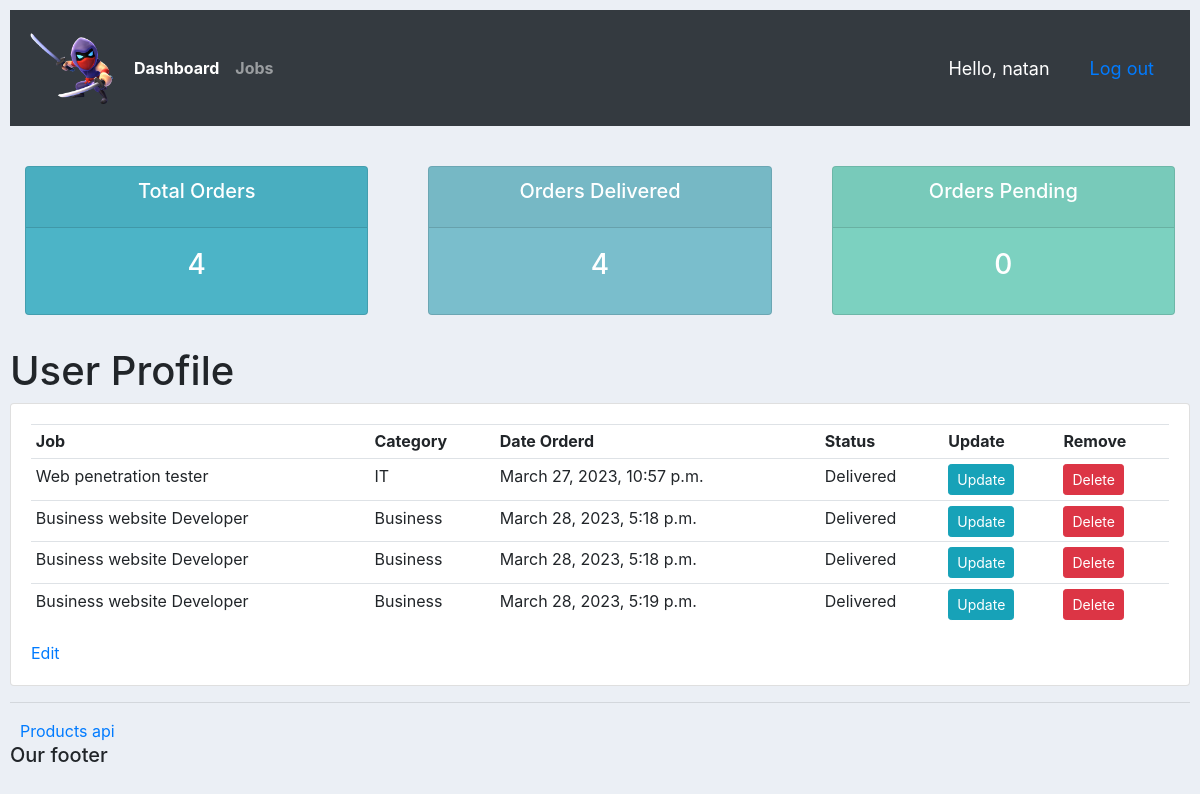
Page /profile/ (signed in) on the committed database.
### accounts/models.py (models this page shows, shortened)
class Order(models.Model):
    STATUS = (
        ('Pending','Pending'),
        ('Out for delivery','Out for delivery'),
        ('Delivered','Delivered'),
    )
    customer = models.ForeignKey(Customer, null=True, on_delete=models.SET_NULL)
    job = models.ForeignKey(job, null=True, on_delete=models.SET_NULL)
    status = models.CharField(max_length=200,null=True,choices=STATUS)
    date_created = models.DateTimeField(auto_now_add=True, null=True)

class job(models.Model):
    CATEGORY = (
        ('IT','IT'),
        ('Business','Business'),
        ('Marketing','Marketing'),
    )
    name = models.CharField(max_length=200, null=True)
    price = models.FloatField(null=True)
    category = models.CharField(max_length=200, null=True,choices=CATEGORY)
    description = models.CharField(max_length=200, null=True, blank=True)
    date_created = models.DateTimeField(auto_now_add=True, null=True)
    tags = models.ManyToManyField(Tag)
    def __str__(self) -> str:
        return self.name

### accounts/decorators.py (the view)
        def wrapperr_func(request, *args,**kwargs):
            group = None
            if request.user.groups.exists():
                group = request.user.groups.all()[0].name
            if group in allowed_roles:
                return view_func(request, *args,**kwargs)
            else:
                return HttpResponse("You are not authorized!")

### accounts/views.py (called while the page is built)
@login_required(login_url='login')
@allowed_user(allowed_roles=['Customer','admins'])
def userProfile(request):
    order = request.user.customer.order_set.all()
    total_orders = order.count()
    delivered = order.filter(status='Delivered').count()
    pending = order.filter(status='Pending').count()
    context = {'userorders':order,'delivered':delivered,'pending':pending,'total_orders':total_orders}
    return render(request,'account/profile.html',context)

### accounts/templates/account/profile.html (shortened to what this page needs)
{% extends 'account/main.html'%}
{% block content %}
{% include 'components/status.html' %}
    <h1>User Profile</h1>
    <div class="row">
        <div class="col-md">
            <div class="card card-body">
                <table class="table table-sm">
                    <tr>
                        <th>Job</th>
                        <th>Category</th>
                        <th>Date Orderd</th>
                        <th>Status</th>
                        <th>Update</th>
                        <th>Remove</th>
                    </tr>
                    {% for i in userorders%}
                    <tr>
                        <td>{{i.job}}</td>
                        <td>{{i.job.category}}</td>
                        <td>{{i.date_created}}</td>
                        <td>{{i.status}}</td>
                        <td><a class="btn btn-sm btn-info" href="{% url 'update_order' i.id %}">Update</a></td>
                        <td><a class="btn btn-sm btn-danger" href="{% url 'delete_order' i.id %}">Delete</a></td>
                    </tr>
                    {% endfor %}
                </table>
                <a href="{% url 'settings'%}">Edit</a>
            </div>
{% endblock %}

### accounts/templates/account/main.html (shortened to what this page needs)
{% load static %}
<!DOCTYPE html>
<html lang="en">
<head>
    <link rel="stylesheet" href="https://cdn.jsdelivr.net/npm/bootstrap@4.3.1/dist/css/bootstrap.min.css">
    <link rel="stylesheet" text="text/css" href="{% static '/css/main.css' %}">
</head>
{% include 'components/navbar.html' %}
<body style="margin: 10px">
    {% block content %}
    {% endblock %}
    <hr>
    <a style="margin: 10px"; href="{% url 'main' %}">Products api</a>
    <h5>Our footer</h5>
</body>
</html>

### accounts/templates/components/navbar.html (shortened to what this page needs)
{% load static %}
<nav class="navbar navbar-expand-lg navbar-dark bg-dark">
    <img src="{% static 'images/logo.png'%}" alt="Rexapp">
    <div class="collapse navbar-collapse" id="navbarNavAltMarkup">
      <div class="navbar-nav">
        <a class="nav-item nav-link active" href="{%url 'home'%}"><b>Dashboard</b></a>
        <a class="nav-item nav-link" href="{%url 'job'%}"><b>Jobs</b></a>
      </div>
    </div>
    <span style="color: white; font-size: 18px; margin-right: 20px;"><a style="color: white; font-size: 18px; margin-right: 20px;" href="{% url 'profilepage'%}">Hello, {{request.user}}</a> </span>
    <span><a style=" font-size: 18px; margin-right: 20px;" href="{% url 'logout' %}">Log out</a></span>
  </nav>

### accounts/templates/components/status.html (shortened to what this page needs)
<br>
<div class="row">
    <dir class="col">
        <div class="col-md">
            <div class="card text-center text-white mb-3" id="total-orders">
                <div class="card-header">
                    <h5 class="card-title">Total Orders</h5>
                </div>
                <div class="card-body">
                    <h3 class="card-title">{{total_orders}}</h3>
                </div>
            </div>
        </div>
    </dir>
    <dir class="col">
        <div class="col-md">
            <div class="card text-center text-white mb-3" id="orders-delivered">
                <div class="card-header">
                    <h5 class="card-title">Orders Delivered</h5>
                </div>
                <div class="card-body">
                    <h3 class="card-title">{{delivered}}</h3>
                </div>
            </div>
        </div>
    </dir>
    <dir class="col">
        <div class="col-md">
            <div class="card text-center text-white mb-3" id="orders-pending">
                <div class="card-header">
                    <h5 class="card-title">Orders Pending</h5>
                </div>
                <div class="card-body">
                    <h3 class="card-title">{{pending}}</h3>
                </div>
            </div>
        </div>
    </div>

### static/css/main.css (style rules this page uses)
body { background-color: #ebeff5; }
img { width: 100px; height: 100px; }
#total-orders { background-color: #4cb4c7; }
#orders-delivered { background-color: #7abecc; }
#orders-pending { background-color: #7cd1c0; }

### rows in the picture
Order: job "Web penetration tester", job.category "IT", date_created "March 27, 2023, 10:57 p.m.", status "Delivered"
Order: job "Business website Developer", job.category "Business", date_created "March 28, 2023, 5:18 p.m.", status "Delivered"
Order: job "Business website Developer", job.category "Business", date_created "March 28, 2023, 5:18 p.m.", status "Delivered"
Order: job "Business website Developer", job.category "Business", date_created "March 28, 2023, 5:19 p.m.", status "Delivered"

### other values in the picture
{{ request.user }} "natan"
{{ total_orders }} "4"
{{ delivered }} "4"
{{ pending }} "0"
